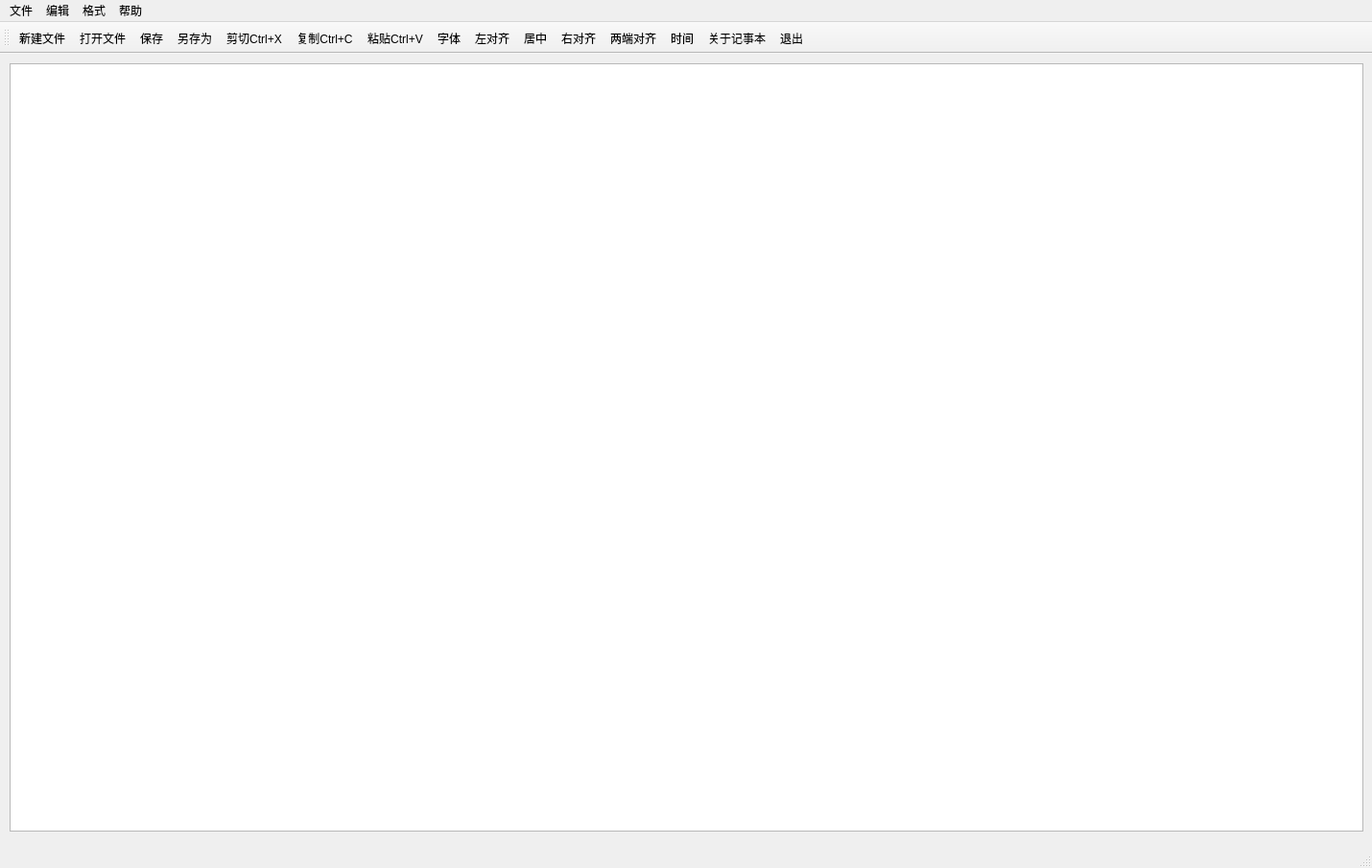
<?xml version="1.0" encoding="UTF-8"?>
<ui version="4.0">
 <class>MainWindow</class>
 <widget class="QMainWindow" name="MainWindow">
  <property name="geometry">
   <rect>
    <x>0</x>
    <y>0</y>
    <width>1430</width>
    <height>905</height>
   </rect>
  </property>
  <property name="maximumSize">
   <size>
    <width>16777215</width>
    <height>16777215</height>
   </size>
  </property>
  <property name="windowTitle">
   <string>MainWindow</string>
  </property>
  <property name="windowIcon">
   <iconset>
    <normalon>:/new/prefix1/33.png</normalon>
   </iconset>
  </property>
  <widget class="QWidget" name="centralWidget">
   <widget class="QTextEdit" name="textEdit">
    <property name="geometry">
     <rect>
      <x>10</x>
      <y>10</y>
      <width>1411</width>
      <height>801</height>
     </rect>
    </property>
    <property name="maximumSize">
     <size>
      <width>16777215</width>
      <height>16777215</height>
     </size>
    </property>
    <property name="autoFillBackground">
     <bool>false</bool>
    </property>
    <property name="tabChangesFocus">
     <bool>false</bool>
    </property>
   </widget>
   <widget class="QWidget" name="gridLayoutWidget">
    <property name="geometry">
     <rect>
      <x>520</x>
      <y>130</y>
      <width>341</width>
      <height>171</height>
     </rect>
    </property>
    <layout class="QGridLayout" name="gridLayout"/>
   </widget>
  </widget>
  <widget class="QMenuBar" name="menuBar">
   <property name="geometry">
    <rect>
     <x>0</x>
     <y>0</y>
     <width>1430</width>
     <height>22</height>
    </rect>
   </property>
   <widget class="QMenu" name="menu">
    <property name="title">
     <string>文件</string>
    </property>
    <addaction name="action"/>
    <addaction name="action_2"/>
    <addaction name="action_3"/>
    <addaction name="action_4"/>
    <addaction name="action_5"/>
   </widget>
   <widget class="QMenu" name="menu_2">
    <property name="title">
     <string>编辑</string>
    </property>
    <addaction name="action_6"/>
    <addaction name="action_7"/>
    <addaction name="action_8"/>
    <addaction name="action_9"/>
    <addaction name="action_10"/>
    <addaction name="action_11"/>
    <addaction name="action_13"/>
    <addaction name="action_14"/>
   </widget>
   <widget class="QMenu" name="menu_3">
    <property name="title">
     <string>格式</string>
    </property>
    <addaction name="action_15"/>
    <addaction name="action_16"/>
    <addaction name="action_18"/>
    <addaction name="action_19"/>
    <addaction name="action_20"/>
    <addaction name="action_22"/>
    <addaction name="action_21"/>
    <addaction name="action_23"/>
   </widget>
   <widget class="QMenu" name="menu_4">
    <property name="title">
     <string>帮助</string>
    </property>
    <addaction name="action_17"/>
    <addaction name="action_12"/>
   </widget>
   <addaction name="menu"/>
   <addaction name="menu_2"/>
   <addaction name="menu_3"/>
   <addaction name="menu_4"/>
  </widget>
  <widget class="QToolBar" name="mainToolBar">
   <attribute name="toolBarArea">
    <enum>TopToolBarArea</enum>
   </attribute>
   <attribute name="toolBarBreak">
    <bool>false</bool>
   </attribute>
   <addaction name="action"/>
   <addaction name="action_2"/>
   <addaction name="action_3"/>
   <addaction name="action_4"/>
   <addaction name="action_7"/>
   <addaction name="action_8"/>
   <addaction name="action_9"/>
   <addaction name="action_15"/>
   <addaction name="action_20"/>
   <addaction name="action_22"/>
   <addaction name="action_21"/>
   <addaction name="action_23"/>
   <addaction name="action_14"/>
   <addaction name="action_17"/>
   <addaction name="action_12"/>
  </widget>
  <widget class="QStatusBar" name="statusBar"/>
  <action name="action">
   <property name="icon">
    <iconset resource="../../QtPicture/pic.qrc">
     <normaloff>:/new/prefix1/图片18.png</normaloff>:/new/prefix1/图片18.png</iconset>
   </property>
   <property name="text">
    <string>新建文件</string>
   </property>
  </action>
  <action name="action_2">
   <property name="icon">
    <iconset resource="../../QtPicture/pic.qrc">
     <normaloff>:/new/prefix1/图片3.png</normaloff>:/new/prefix1/图片3.png</iconset>
   </property>
   <property name="text">
    <string>打开文件</string>
   </property>
  </action>
  <action name="action_3">
   <property name="icon">
    <iconset resource="../../QtPicture/pic.qrc">
     <normaloff>:/new/prefix1/图片4.png</normaloff>:/new/prefix1/图片4.png</iconset>
   </property>
   <property name="text">
    <string>保存</string>
   </property>
  </action>
  <action name="action_4">
   <property name="icon">
    <iconset resource="../../QtPicture/pic.qrc">
     <normaloff>:/new/prefix1/图片22.png</normaloff>:/new/prefix1/图片22.png</iconset>
   </property>
   <property name="text">
    <string>另存为</string>
   </property>
  </action>
  <action name="action_5">
   <property name="icon">
    <iconset resource="../../QtPicture/pic.qrc">
     <normaloff>:/new/prefix1/图片1.png</normaloff>:/new/prefix1/图片1.png</iconset>
   </property>
   <property name="text">
    <string>关闭</string>
   </property>
  </action>
  <action name="action_6">
   <property name="text">
    <string>撤销Ctrl+Z</string>
   </property>
  </action>
  <action name="action_7">
   <property name="icon">
    <iconset resource="../../QtPicture/pic.qrc">
     <normaloff>:/new/prefix1/图片17.png</normaloff>:/new/prefix1/图片17.png</iconset>
   </property>
   <property name="text">
    <string>剪切Ctrl+X</string>
   </property>
   <property name="toolTip">
    <string>剪切Ctrl+X</string>
   </property>
  </action>
  <action name="action_8">
   <property name="icon">
    <iconset resource="../../QtPicture/pic.qrc">
     <normaloff>:/new/prefix1/图片19.png</normaloff>:/new/prefix1/图片19.png</iconset>
   </property>
   <property name="text">
    <string>复制Ctrl+C</string>
   </property>
  </action>
  <action name="action_9">
   <property name="icon">
    <iconset resource="../../QtPicture/pic.qrc">
     <normaloff>:/new/prefix1/图片20.png</normaloff>:/new/prefix1/图片20.png</iconset>
   </property>
   <property name="text">
    <string>粘贴Ctrl+V</string>
   </property>
  </action>
  <action name="action_10">
   <property name="icon">
    <iconset resource="../../QtPicture/pic.qrc">
     <normaloff>:/new/prefix1/图片24.png</normaloff>:/new/prefix1/图片24.png</iconset>
   </property>
   <property name="text">
    <string>删除</string>
   </property>
  </action>
  <action name="action_11">
   <property name="icon">
    <iconset resource="../../QtPicture/pic.qrc">
     <normaloff>:/new/prefix1/图片23.png</normaloff>:/new/prefix1/图片23.png</iconset>
   </property>
   <property name="text">
    <string>查找</string>
   </property>
  </action>
  <action name="action_12">
   <property name="icon">
    <iconset resource="../../QtPicture/pic.qrc">
     <normaloff>:/new/prefix1/图片16.png</normaloff>:/new/prefix1/图片16.png</iconset>
   </property>
   <property name="text">
    <string>退出</string>
   </property>
  </action>
  <action name="action_13">
   <property name="text">
    <string>全选Ctrl+A</string>
   </property>
  </action>
  <action name="action_14">
   <property name="icon">
    <iconset resource="../../QtPicture/pic.qrc">
     <normaloff>:/new/prefix1/图片14.png</normaloff>:/new/prefix1/图片14.png</iconset>
   </property>
   <property name="text">
    <string>时间</string>
   </property>
  </action>
  <action name="action_15">
   <property name="icon">
    <iconset resource="../../QtPicture/pic.qrc">
     <normaloff>:/new/prefix1/图片5.png</normaloff>:/new/prefix1/图片5.png</iconset>
   </property>
   <property name="text">
    <string>字体</string>
   </property>
  </action>
  <action name="action_16">
   <property name="text">
    <string>字体颜色</string>
   </property>
  </action>
  <action name="action_17">
   <property name="icon">
    <iconset resource="../../QtPicture/pic.qrc">
     <normaloff>:/new/prefix1/图片15.png</normaloff>:/new/prefix1/图片15.png</iconset>
   </property>
   <property name="text">
    <string>关于记事本</string>
   </property>
  </action>
  <action name="action_18">
   <property name="checkable">
    <bool>true</bool>
   </property>
   <property name="text">
    <string>字体倾斜</string>
   </property>
  </action>
  <action name="action_19">
   <property name="checkable">
    <bool>true</bool>
   </property>
   <property name="checked">
    <bool>false</bool>
   </property>
   <property name="text">
    <string>下划线</string>
   </property>
  </action>
  <action name="action_20">
   <property name="icon">
    <iconset resource="../../QtPicture/pic.qrc">
     <normaloff>:/new/prefix1/图片8.png</normaloff>:/new/prefix1/图片8.png</iconset>
   </property>
   <property name="text">
    <string>左对齐</string>
   </property>
  </action>
  <action name="action_21">
   <property name="icon">
    <iconset resource="../../QtPicture/pic.qrc">
     <normaloff>:/new/prefix1/图片9.png</normaloff>:/new/prefix1/图片9.png</iconset>
   </property>
   <property name="text">
    <string>右对齐</string>
   </property>
  </action>
  <action name="action_22">
   <property name="icon">
    <iconset resource="../../QtPicture/pic.qrc">
     <normaloff>:/new/prefix1/图片7.png</normaloff>:/new/prefix1/图片7.png</iconset>
   </property>
   <property name="text">
    <string>居中</string>
   </property>
  </action>
  <action name="action_23">
   <property name="icon">
    <iconset resource="../../QtPicture/pic.qrc">
     <normaloff>:/new/prefix1/图片10.png</normaloff>:/new/prefix1/图片10.png</iconset>
   </property>
   <property name="text">
    <string>两端对齐</string>
   </property>
  </action>
 </widget>
 <layoutdefault spacing="6" margin="11"/>
 <resources>
  <include location="../../QtPicture/pic.qrc"/>
 </resources>
 <connections/>
</ui>
